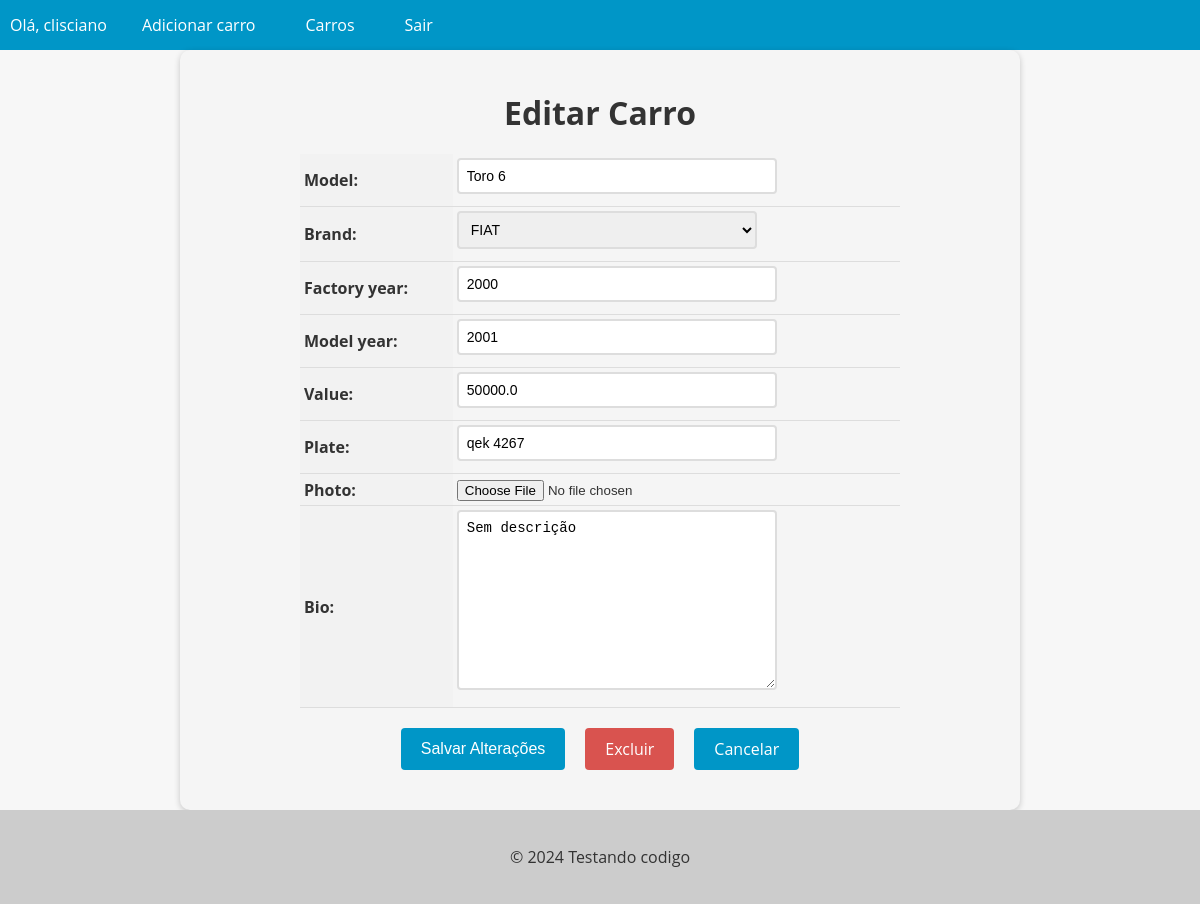
/cars/24/update/ (signed in), run on the app's committed database.
### cars/models.py (models this page shows, shortened)
class Car(models.Model):
    id = models.AutoField(primary_key=True)
    model = models.CharField(max_length=200)
    brand = models.ForeignKey('Brand', on_delete=models.PROTECT, related_name='car_brand')
    factory_year = models.IntegerField(blank=True, null=True)
    model_year = models.IntegerField(blank=True, null=True)
    value = models.FloatField(blank=True, null=True)
    plate = models.CharField(max_length=10, blank=True, null=True)
    photo = models.ImageField(upload_to='cars/', blank=True, null=True)
    bio = models.TextField(blank=True, null=True)
    created_at = models.DateTimeField(auto_now_add=True)
    updated_at = models.DateTimeField(auto_now=True)

### cars/views.py (the view, shortened to what this page needs)
# urls.py: path('cars/<int:pk>/update/', CarUpdateView.as_view(), name='car_update'),
@method_decorator(login_required(login_url='login'), name='dispatch')
class CarUpdateView(UpdateView):
    model = Car
    form_class = CarModelForm
    template_name = 'car_update.html'

### cars/forms.py (shortened to what this page needs)
class CarModelForm(forms.ModelForm):
    class Meta:
        model = Car
        fields = '__all__'

### cars/models.py (called while the page is built)
    def __str__(self):
        return self.name

### cars/templates/car_update.html (shortened to what this page needs)
{% extends "base.html" %}
{% block content %}
<form method="post" enctype="multipart/form-data">
    <h1>Editar Carro</h1>
    <table>
        {{ form.as_table }}
    </table>
    <div>
        <div class="buttons-container">
            <input type="submit" value="Salvar Alterações" class="btn btn-primary">
            <a href="{% url 'car_delete' pk=object.pk %}" class="btn btn-danger">Excluir</a>
            <a href="{% url 'cars_list' %}" class="btn btn-secondary">Cancelar</a>
        </div>
    </div>
</form>
{% endblock %}

### app/templates/base.html (shortened to what this page needs)
<!DOCTYPE html>
<html lang="en">
<head>
</head>
<body>
    <header>
        <nav>
            <ul>
                {% if user.is_authenticated %}
                <li>Olá, {{ user.username }}</li>
                <li><a href="{% url 'new_car' %}">Adicionar carro</a></li>
                {% endif %}
                <li><a href="{% url 'cars_list' %}">Carros</a></li>
                {% if user.is_authenticated %}
                <li><a href="{% url 'logout' %}">Sair</a></li>
                {% endif %}
            </ul>
        </nav>
    </header>
    <main>
        {% block content %}
        {% endblock %}
    </main>
    <footer>
        <p>&copy; 2024 Testando codigo</p>
    </footer>
</body>
</html>

### app/templates/base.html (style rules this page uses)
body { font-family: 'Open Sans', sans-serif; background-color: #f7f7f7; color: #333; margin: 0; padding: 0; }
header { background-color: #0096c7; color: #fff; text-align: center; }
footer { background-color: #ccc; color: #333; padding: 20px; text-align: center; }
nav { background-color: #0096c7; color: #fff; height: 50px; display: flex; justify-content: space-between; align-items: center; }
nav ul { list-style: none; margin: 0; padding: 0; display: flex; }
nav ul li { margin: 0 10px; }
nav ul li a { color: #fff; text-decoration: none; font-size: 16px; padding: 15px; transition: all 0.3s ease; }

### cars/templates/car_update.html (style rules this page uses)
form { max-width: 800px; margin: 0 auto; padding: 20px; background-color: #f5f5f5; border-radius: 10px; box-shadow: 0 2px 6px rgba(0, 0, 0, 0.2); }
form h1 { font-size: 2rem; margin-bottom: 20px; text-align: center; }
table { margin: 0 auto; border-collapse: collapse; width: 100%; max-width: 600px; }
th, td { padding: 4px; text-align: left; border-bottom: 1px solid #ddd; }
th { background-color: #f2f2f2; }
input[type="text"], input[type="number"], select, textarea { padding: 8px; font-size: 14px; border: 2px solid #ddd; border-radius: 4px; width: 100%; max-width: 300px; margin-bottom: 8px; transition: border-bottom-color 0.3s ease-in-out; }
.btn { background-color: #0096c7; color: #fff; border: none; padding: 10px 20px; font-size: 16px; border-radius: 4px; cursor: pointer; transition: background-color 0.3s ease-in-out; }
.buttons-container { display: flex; justify-content: center; margin-top: 20px; margin-bottom: 20px; }
.btn { display: inline-block; background-color: #0096c7; color: #fff; border: none; padding: 10px 20px; font-size: 16px; border-radius: 4px; cursor: pointer; transition: background-color 0.3s ease-in-out; margin: 0 10px; }
.btn-danger { background-color: #d9534f; text-decoration: none !important; }
a { text-decoration: none !important; }

### data on the page
Car: model "Toro 6", brand "FIAT", factory_year "2000", model_year "2001", value "50000.0", plate "qek 4267", bio "Sem descrição"

### other printed values
{{ user.username }} "clisciano"
